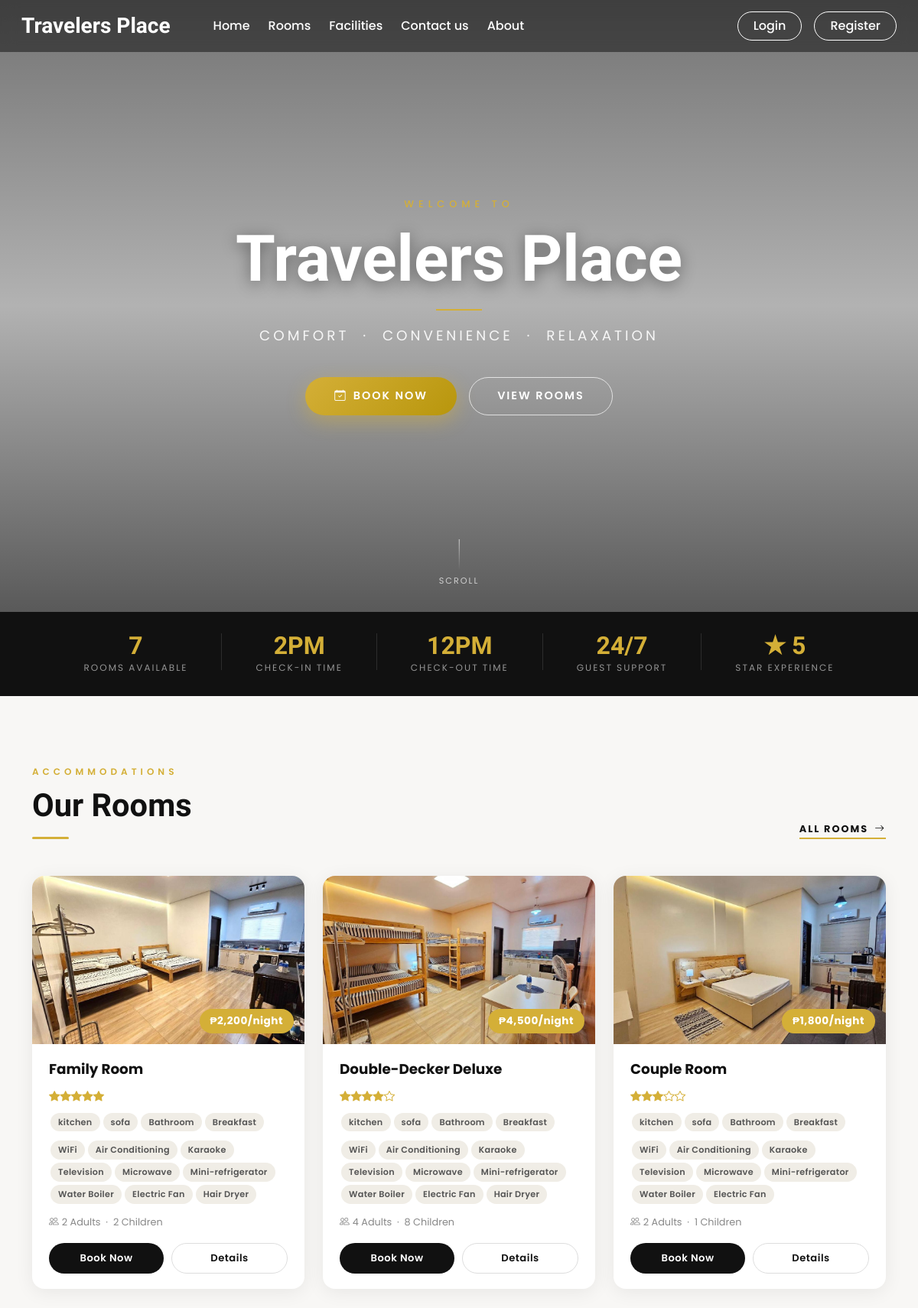
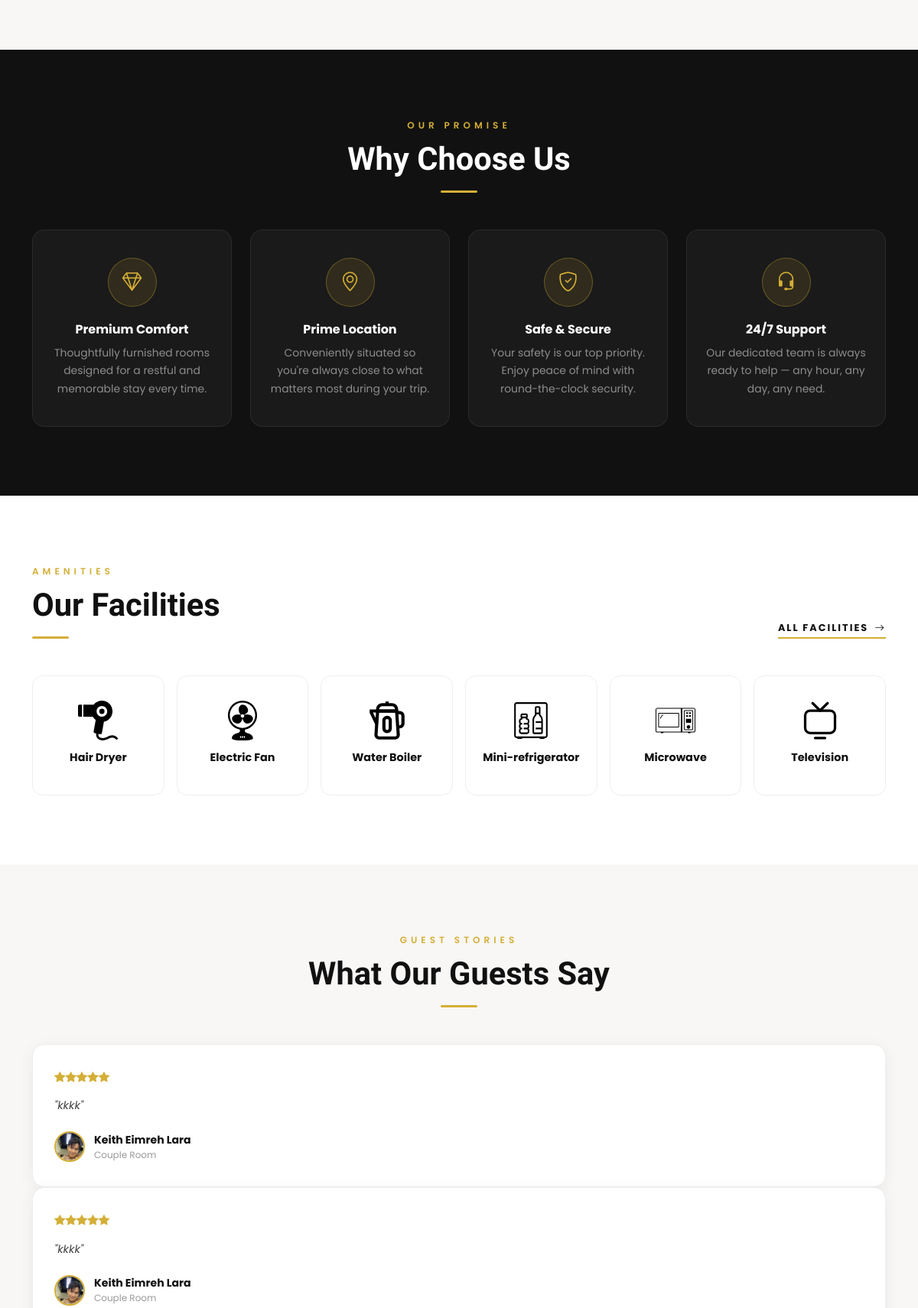
The page / (upper part) on the database its author committed (2 pictures, top to bottom).
### tables this page shows
CREATE TABLE `settings` (
  `sr_no` int(11) NOT NULL AUTO_INCREMENT,
  `site_title` varchar(50) NOT NULL,
  `site_about` varchar(250) NOT NULL,
  `shutdown` tinyint(1) NOT NULL,
  `payment_gcash_number` varchar(100) DEFAULT NULL,
  `payment_maya_number` varchar(100) DEFAULT NULL,
  `payment_gcash_qr` varchar(255) DEFAULT NULL,
  `payment_maya_qr` varchar(255) DEFAULT NULL,
  `booking_rules` text DEFAULT NULL,
  PRIMARY KEY (`sr_no`)
);

CREATE TABLE `rooms` (
  `id` int(11) NOT NULL AUTO_INCREMENT,
  `name` varchar(150) NOT NULL,
  `area` int(11) NOT NULL,
  `price` int(11) NOT NULL,
  `quantity` int(11) NOT NULL,
  `adult` int(11) NOT NULL,
  `children` int(11) NOT NULL,
  `description` varchar(350) NOT NULL,
  `status` tinyint(4) NOT NULL DEFAULT 1,
  `removed` int(11) NOT NULL DEFAULT 0,
  `archived_at` datetime DEFAULT NULL,
  `is_archived` tinyint(1) NOT NULL DEFAULT 0,
  PRIMARY KEY (`id`)
);

CREATE TABLE `room_images` (
  `sr_no` int(11) NOT NULL AUTO_INCREMENT,
  `room_id` int(11) NOT NULL,
  `image` varchar(150) NOT NULL,
  `thumb` tinyint(4) NOT NULL DEFAULT 0,
  PRIMARY KEY (`sr_no`),
  KEY `room_id` (`room_id`),
  CONSTRAINT `room_images_ibfk_1` FOREIGN KEY (`room_id`) REFERENCES `rooms` (`id`)
);

CREATE TABLE `features` (
  `id` int(11) NOT NULL AUTO_INCREMENT,
  `name` varchar(50) NOT NULL,
  PRIMARY KEY (`id`)
);

CREATE TABLE `facilities` (
  `id` int(11) NOT NULL AUTO_INCREMENT,
  `icon` varchar(100) NOT NULL,
  `name` varchar(50) NOT NULL,
  `description` varchar(250) NOT NULL,
  PRIMARY KEY (`id`)
);

CREATE TABLE `rating_review` (
  `sr_no` int(11) NOT NULL AUTO_INCREMENT,
  `booking_id` int(11) NOT NULL,
  `room_id` int(11) NOT NULL,
  `user_id` int(11) NOT NULL,
  `rating` int(11) NOT NULL,
  `review` varchar(200) NOT NULL,
  `seen` int(11) NOT NULL DEFAULT 0,
  `datentime` datetime NOT NULL DEFAULT current_timestamp(),
  `is_archived` tinyint(1) NOT NULL DEFAULT 0,
  `archived_at` datetime DEFAULT NULL,
  PRIMARY KEY (`sr_no`),
  KEY `booking_id` (`booking_id`),
  KEY `room_id` (`room_id`),
  KEY `user_id` (`user_id`),
  CONSTRAINT `rating_review_ibfk_1` FOREIGN KEY (`booking_id`) REFERENCES `booking_order` (`booking_id`),
  CONSTRAINT `rating_review_ibfk_2` FOREIGN KEY (`room_id`) REFERENCES `rooms` (`id`),
  CONSTRAINT `rating_review_ibfk_3` FOREIGN KEY (`user_id`) REFERENCES `user_cred` (`id`)
);

CREATE TABLE `user_cred` (
  `id` int(11) NOT NULL AUTO_INCREMENT,
  `name` varchar(100) NOT NULL,
  `email` varchar(150) NOT NULL,
  `address` varchar(120) NOT NULL,
  `phonenum` varchar(100) NOT NULL,
  `pincode` int(11) NOT NULL,
  `dob` date NOT NULL,
  `profile` varchar(100) NOT NULL,
  `password` varchar(200) NOT NULL,
  `is_verified` int(11) NOT NULL DEFAULT 0,
  `token` varchar(200) DEFAULT NULL,
  `t_expire` date DEFAULT NULL,
  `status` int(11) NOT NULL DEFAULT 1,
  `is_archived` tinyint(1) NOT NULL DEFAULT 0,
  `datentime` datetime NOT NULL DEFAULT current_timestamp(),
  `username` varchar(100) DEFAULT NULL,
  `verification_code` varchar(255) DEFAULT NULL,
  PRIMARY KEY (`id`),
  UNIQUE KEY `uniq_user_cred_username` (`username`)
);

### index.php (the view, shortened to what the rows shown need)
<!DOCTYPE html>
<html lang="en">
<head>
  <link rel="stylesheet" href="https://unpkg.com/swiper@7/swiper-bundle.min.css">
  <?php require('inc/links.php'); ?>
</head>
<body>
  <?php require('inc/header.php'); ?>
  <section class="hero-section">
    <div class="hero-content">
      <h1 class="hero-title">Travelers Place</h1>
    </div>
  </section>
  <section class="rooms-section">
    <div class="container">
      <div class="row mb-5 align-items-end">
        <div class="col">
          <h2 class="section-title">Our Rooms</h2>
        </div>
      </div>
      <div class="row g-4">
        <?php
          $room_res = select("SELECT * FROM `rooms` WHERE `status`=? AND `removed`=? ORDER BY `id` DESC LIMIT 3",[1,0],'ii');
          while($room_data = mysqli_fetch_assoc($room_res)):
            $fea_q = mysqli_query($con,"SELECT f.name FROM `features` f INNER JOIN `room_features` rfea ON f.id=rfea.features_id WHERE rfea.room_id='$room_data[id]'");
            $features_data = "";
            while($fea_row = mysqli_fetch_assoc($fea_q))
              $features_data .= "<span class='room-tag'>{$fea_row['name']}</span>";
            $fac_q = mysqli_query($con,"SELECT f.name FROM `facilities` f INNER JOIN `room_facilities` rfac ON f.id=rfac.facilities_id WHERE rfac.room_id='$room_data[id]'");
            $facilities_data = "";
            while($fac_row = mysqli_fetch_assoc($fac_q))
              $facilities_data .= "<span class='room-tag'>{$fac_row['name']}</span>";
            $room_thumb = ROOMS_IMG_PATH."thumbnail.jpg";
            $thumb_q = mysqli_query($con,"SELECT * FROM `room_images` WHERE `room_id`='$room_data[id]' AND `thumb`='1'");
            if(mysqli_num_rows($thumb_q)>0){
              $thumb_res = mysqli_fetch_assoc($thumb_q);
              $thumb_name = trim((string)($thumb_res['image'] ?? ''));
              $thumb_file = rtrim(APP_FILESYSTEM_ROOT, '/\\') . '/images/rooms/' . $thumb_name;
              if($thumb_name !== '' && file_exists($thumb_file)){
                $room_thumb = ROOMS_IMG_PATH.$thumb_name;
              }
            }
            $rating_q = "SELECT AVG(rating) AS avg_rating FROM `rating_review` WHERE `room_id`='$room_data[id]'";
            $rating_res = mysqli_query($con,$rating_q);
            $rating_fetch = mysqli_fetch_assoc($rating_res);
            $stars = "";
            if($rating_fetch['avg_rating']){
              for($i=0;$i<round($rating_fetch['avg_rating']);$i++) $stars .= "<i class='bi bi-star-fill'></i>";
              for($i=round($rating_fetch['avg_rating']);$i<5;$i++) $stars .= "<i class='bi bi-star'></i>";
            }
            $book_btn = "";
            if(!$settings_r['shutdown']){
              $login2 = (isset($_SESSION['login']) && $_SESSION['login']) ? 1 : 0;
              $book_btn = "<button onclick='checkLoginToBook($login2,$room_data[id])' class='btn-book'>Book Now</button>";
            }
        ?>
        <div class="col-lg-4 col-md-6">
          <div class="room-card">
            <div class="room-card-img-wrap">
              <img src="<?php echo $room_thumb; ?>" alt="<?php echo $room_data['name']; ?>" loading="lazy">
              <span class="room-price-badge">₱<?php echo number_format($room_data['price']); ?>/night</span>
            </div>
            <div class="room-card-body">
              <h5><?php echo $room_data['name']; ?></h5>
              <?php if($stars): ?><div class="review-stars mb-2"><?php echo $stars; ?></div><?php endif; ?>
              <?php if($features_data): ?>
                <div class="mb-2"><?php echo $features_data; ?></div>
              <?php endif; ?>
              <?php if($facilities_data): ?>
                <div class="mb-2"><?php echo $facilities_data; ?></div>
              <?php endif; ?>
              <div class="room-meta">
                <i class="bi bi-people me-1"></i><?php echo $room_data['adult']; ?> Adults
                &nbsp;·&nbsp; <?php echo $room_data['children']; ?> Children
              </div>
              <div class="room-actions">
                <?php echo $book_btn; ?>
                <a href="room_details.php?id=<?php echo $room_data['id']; ?>" class="btn-details">Details</a>
              </div>
            </div>
          </div>
        </div>
        <?php endwhile; ?>
      </div>
    </div>
  </section>
  <section class="why-section">
    <div class="container">
      <div class="text-center mb-5">
        <h2 class="section-title section-title-white">Why Choose Us</h2>
      </div>
    </div>
  </section>
  <section class="facilities-section">
    <div class="container">
      <div class="row mb-5 align-items-end">
        <div class="col">
          <h2 class="section-title">Our Facilities</h2>
        </div>
      </div>
      <div class="row g-3 justify-content-center">
        <?php
          $res = mysqli_query($con,"SELECT * FROM `facilities` ORDER BY `id` DESC LIMIT 6");
          $path = FACILITIES_IMG_PATH;
          while($row = mysqli_fetch_assoc($res)):
        ?>
        <div class="col-6 col-md-4 col-lg-2">
          <div class="facility-card">
            <img src="<?php echo $path.$row['icon']; ?>" alt="<?php echo $row['name']; ?>" loading="lazy">
            <h6><?php echo $row['name']; ?></h6>
          </div>
        </div>
        <?php endwhile; ?>
      </div>
    </div>
  </section>
  <section class="testimonials-section">
    <div class="container">
      <div class="text-center mb-5">
        <h2 class="section-title">What Our Guests Say</h2>
      </div>
      <?php
        $review_q = "SELECT rr.*, uc.name AS uname, uc.profile, r.name AS rname FROM `rating_review` rr
          INNER JOIN `user_cred` uc ON rr.user_id=uc.id
          INNER JOIN `rooms` r ON rr.room_id=r.id
          ORDER BY `sr_no` DESC LIMIT 6";
        $review_res = mysqli_query($con,$review_q);
        $img_path = USERS_IMG_PATH;
        $has_reviews = mysqli_num_rows($review_res) > 0;
      ?>
      <?php if(!$has_reviews): ?>
        <p class="text-center text-muted">No reviews yet — be the first to share your experience!</p>
      <?php else: ?>
        <div class="swiper swiper-testimonials">
          <div class="swiper-wrapper pb-4">
            <?php while($row = mysqli_fetch_assoc($review_res)):
              $stars = "";
              for($i=0;$i<$row['rating'];$i++) $stars .= "<i class='bi bi-star-fill'></i>";
            ?>
            <div class="swiper-slide">
              <div class="review-stars"><?php echo $stars; ?></div>
              <p class="review-text">"<?php echo htmlspecialchars($row['review']); ?>"</p>
              <div class="review-author">
                <img src="<?php echo $img_path.$row['profile']; ?>" alt="<?php echo $row['uname']; ?>" loading="lazy">
                <div class="review-author-info">
                  <div class="name"><?php echo htmlspecialchars($row['uname']); ?></div>
                  <div class="room"><?php echo htmlspecialchars($row['rname']); ?></div>
                </div>
              </div>
            </div>
            <?php endwhile; ?>
          </div>
        </div>
      <?php endif; ?>
    </div>
  </section>
</body>
</html>

### inc/header.php (shortened to what the rows shown need)
<nav id="nav-bar" class="navbar navbar-expand-lg navbar-dark px-lg-3 py-lg-2 fixed-top">
  <div class="container-fluid">
    <a class="navbar-brand me-5 fw-bold fs-3 h-font" href="index.php"><?php echo $settings_r['site_title'] ?></a>
    <div class="collapse navbar-collapse" id="navbarSupportedContent">
      <ul class="navbar-nav me-auto mb-2 mb-lg-0">
      </ul>
      <div class="d-flex">
      </div>
    </div>
  </div>
</nav>

### rows shown on the page
settings: site_title "Travelers Place"
rooms: room_images.image (picture), price "2,200", name "Family Room", adult "2", children "2"
features: name "kitchen"
features: name "sofa"
features: name "Bathroom"
features: name "Breakfast"
facilities: name "WiFi"
facilities: name "Air Conditioning"
facilities: name "Karaoke"
facilities: name "Television", icon (picture)
facilities: name "Microwave", icon (picture)
facilities: name "Mini-refrigerator", icon (picture)
facilities: name "Water Boiler", icon (picture)
facilities: name "Electric Fan", icon (picture)
facilities: name "Hair Dryer", icon (picture)
rooms: room_images.image (picture), price "4,500", name "Double-Decker Deluxe", adult "4", children "8"
rooms: room_images.image (picture), price "1,800", name "Couple Room", adult "2", children "1"
rating_review: rating 5 (drawn), review "kkkk", user.profile (picture), user.name "Keith Eimreh Lara", room.name "Couple Room"
rating_review: rating 5 (drawn), review "kkkk", user.profile (picture), user.name "Keith Eimreh Lara", room.name "Couple Room"
